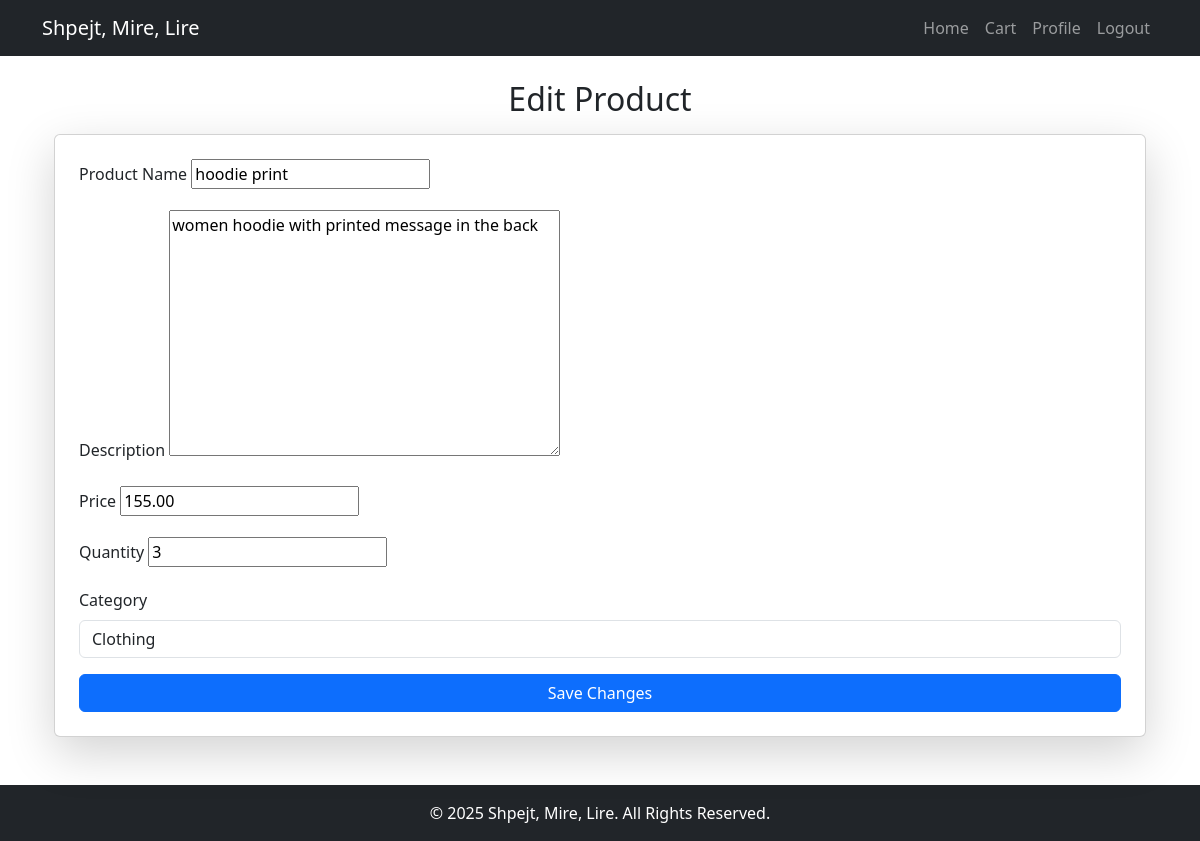
The app's page /product/edit/3/ (signed in) with its own data.
### myapp/models.py (models this page shows, shortened)
class Product(models.Model):
    name = models.CharField(max_length=255)
    description = models.TextField()
    price = models.DecimalField(max_digits=10, decimal_places=2)
    category = models.ForeignKey(Category, on_delete=models.CASCADE)
    photo = models.ImageField(upload_to='photos/', null=True, blank=True)
    seller = models.ForeignKey(User, on_delete=models.CASCADE)
    is_sold = models.BooleanField(default=False)
    quantity = models.IntegerField()

### myapp/views.py (the view)
# urls.py: path('product/edit/<int:product_id>/', views.edit_product, name='edit_product'),
@login_required
def edit_product(request, product_id):
    product = get_object_or_404(Product, id=product_id, seller=request.user)
    if product.is_sold:
        messages.error(request, "You cannot edit a sold product.")
        return redirect('dashboard')
    if request.method == 'POST':
        form = ProductForm(request.POST, instance=product)
        if form.is_valid():
            form.save()
            messages.success(request, "Product updated successfully!")
            return redirect('dashboard')
    else:
        form = ProductForm(instance=product)
    return render(request, 'edit_product.html', {'form': form})

### myapp/forms.py
class ProductForm(forms.ModelForm):
    class Meta:
        model = Product
        fields = ['name', 'description', 'price', 'quantity', 'category', 'photo']
    category = forms.ModelChoiceField(
    queryset=Category.objects.all(),
    empty_label="Select a Category",
    widget=forms.Select(attrs={'class': 'form-control'})
    )

### myapp/models.py (called while the page is built)
    def __str__(self):
        return self.get_name_display()

### myapp/templates/edit_product.html (shortened to what this page needs)
{% extends 'base.html' %}
{% block content %}
<div class="container mt-4">
    <h2 class="mb-3 text-center">Edit Product</h2>
    {% if product.is_sold %}
    <div class="alert alert-warning text-center">
        This product has already been sold and cannot be edited.
    </div>
    {% else %}
    <div class="card p-4 shadow-lg">
        <form method="post">
            <div class="mb-3">
                <label class="form-label">Product Name</label>
                {{ form.name }}
            </div>
            <div class="mb-3">
                <label class="form-label">Description</label>
                {{ form.description }}
            </div>
            <div class="mb-3">
                <label class="form-label">Price</label>
                {{ form.price }}
            </div>
            <div class="mb-3">
                <label class="form-label">Quantity</label>
                {{ form.quantity }}
            </div>
            <div class="mb-3">
                <label class="form-label">Category</label>
                {{ form.category }}
            </div>
            <button type="submit" class="btn btn-primary w-100">Save Changes</button>
        </form>
    </div>
    {% endif %}
</div>
{% endblock %}

### myapp/templates/base.html (style rules this page uses)
body { padding-top: 56px; }

### records on screen
Product: name "hoodie print", description "women hoodie with printed message in the back", price "155.00", quantity "3", category "Clothing"
